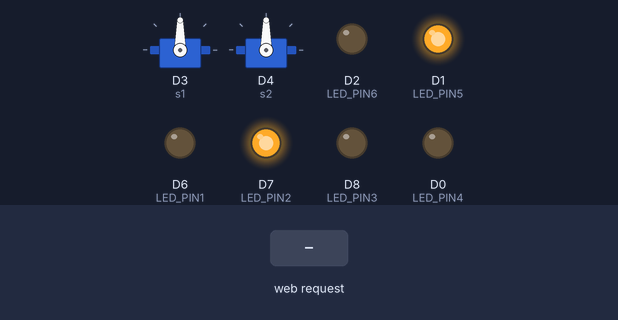
A sketch run on a simulated ESP8266 (NodeMCU). Shown: 2 × servo, output pins drawn as LEDs (lit = HIGH). Inputs (shaded band) come from the test bench. WiFi joins after 1.5 s; servers stay silent unless stated; what the sketch prints to the serial monitor is not drawn.

Above: at 3.2 s.
3.3 s: HTTP request GET /set_values?intensity1=120 received
At 4.4 s:
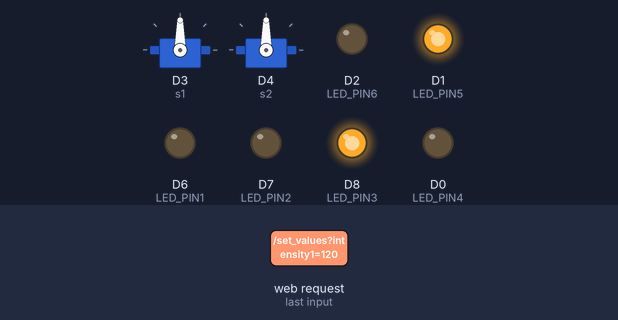
4.8 s: HTTP request GET /set_values?intensity2=120 received
At 5.6 s:
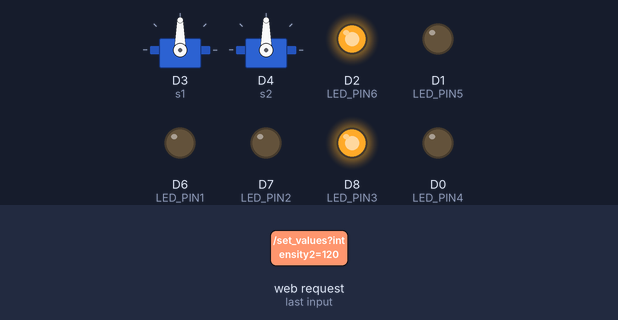
6.3 s: HTTP request GET /set_values?intensity1=1 received
At 6.6 s:
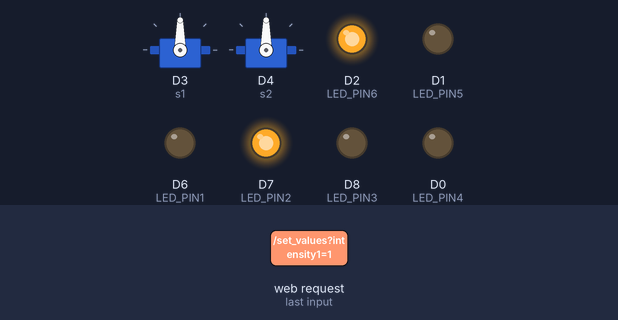
7.8 s: HTTP request GET /set_values?intensity2=1 received
At 8.9 s:
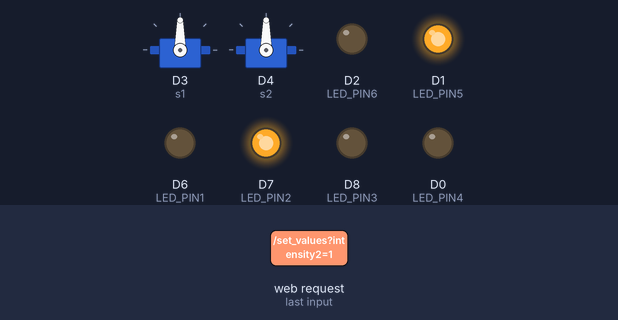
9.3 s: HTTP request GET /set_values?intensity1=120&intensity2=120&intensity3=120 received
At 10.3 s:
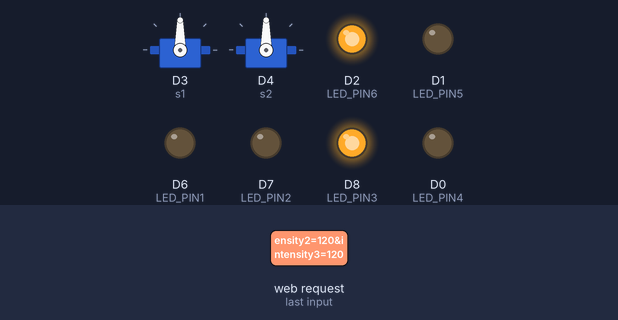
Timing chart, 0 to 11.8 s (numbered marks = the images above; inputs shaded):
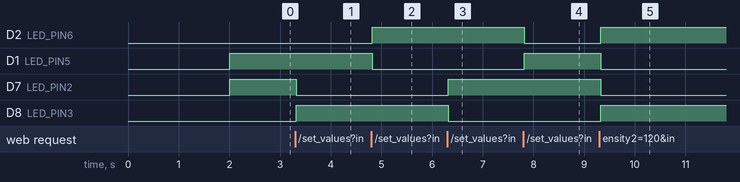

Measured:
- after the input at 3.3 s, D7 (LED_PIN2): HIGH → LOW at once; D8 (LED_PIN3): LOW → HIGH at once
- after the input at 4.8 s, D2 (LED_PIN6): LOW → HIGH at once; D1 (LED_PIN5): HIGH → LOW at once
- after the input at 6.3 s, D7 (LED_PIN2): LOW → HIGH at once; D8 (LED_PIN3): HIGH → LOW at once
- after the input at 7.8 s, D2 (LED_PIN6): HIGH → LOW at once; D1 (LED_PIN5): LOW → HIGH at once
- after the input at 9.3 s, D2 (LED_PIN6), D8 (LED_PIN3): LOW → HIGH at once; D1 (LED_PIN5), D7 (LED_PIN2): HIGH → LOW at once

The sketch:

NodeMCU_Code.ino
```cpp
#include <ESP8266WiFi.h>
#include <ESP8266WebServer.h>
#include <Servo.h> // Include the Servo library

// Define Servo objects
Servo s1;
Servo s2;

// Define LED Pins for two separate LED setups
#define LED_PIN1 D6 // Red LED (Set 1)
#define LED_PIN2 D7 // Green LED (Set 1)
#define LED_PIN3 D8 // Blue LED (Set 1)

#define LED_PIN4 D0 // Red LED (Set 2)
#define LED_PIN5 D1 // Green LED (Set 2)
#define LED_PIN6 D2 // Blue LED (Set 2)

// WiFi Credentials (Change These)
const char *ssid = "Jim"; // WiFi SSID
const char *password = "12345678"; // WiFi Password

// Create an instance of ESP8266 Web Server
ESP8266WebServer server(80);

// Variables to store received intensity values
int intensity1 = 0, intensity2 = 0, intensity3 = 0, intensity4 = 0;

// HTML Webpage stored in Flash Memory (PROGMEM)
const char HTML_PAGE[] PROGMEM = R"rawliteral(
<!DOCTYPE html>
<html>
<head>
    <meta name="viewport" content="width=device-width, initial-scale=1">
    <style>
        body { font-family: Arial, sans-serif; text-align: center; }
        .container { margin-top: 50px; }
        .button { padding: 10px 20px; font-size: 18px; cursor: pointer; margin: 10px; border: none; background-color: blue; color: white; }
        input { padding: 5px; font-size: 16px; width: 60px; }
    </style>
    <script>
        function sendValues() {
            var intensity1 = document.getElementById("intensity1").value;
            var intensity2 = document.getElementById("intensity2").value;
            var intensity3 = document.getElementById("intensity3").value;
            var intensity4 = document.getElementById("intensity4").value;

            var xhttp = new XMLHttpRequest();
            xhttp.open("GET", "/set_values?intensity1=" + intensity1 + "&intensity2=" + intensity2 + "&intensity3=" + intensity3 + "&intensity4=" + intensity4, true);
            xhttp.send();
        }
    </script>
</head>
<body>
    <div class="container">
        <h1>ESP8266 Input Control</h1>
        <p>Enter four intensity values:</p>
        <input type="number" id="intensity1" placeholder="Value 1">
        <input type="number" id="intensity2" placeholder="Value 2">
        <input type="number" id="intensity3" placeholder="Value 3">
        <input type="number" id="intensity4" placeholder="Value 4">
        <br><br>
        <button class="button" onclick="sendValues()">Send Values</button>
    </div>
</body>
</html>
)rawliteral";

void setup() {
    Serial.begin(9600);

    // Initialize LED pins as outputs and turn them off
    pinMode(LED_PIN1, OUTPUT);
    analogWrite(LED_PIN1, 0);
    pinMode(LED_PIN2, OUTPUT);
    analogWrite(LED_PIN2, 0);
    pinMode(LED_PIN3, OUTPUT);
    analogWrite(LED_PIN3, 0);

    pinMode(LED_PIN4, OUTPUT);
    analogWrite(LED_PIN4, 0);
    pinMode(LED_PIN5, OUTPUT);
    analogWrite(LED_PIN5, 0);
    pinMode(LED_PIN6, OUTPUT);
    analogWrite(LED_PIN6, 0);

    // Connect to WiFi
    WiFi.begin(ssid, password);
    Serial.print("Connecting to WiFi");
    unsigned long startTime = millis();

    while (WiFi.status() != WL_CONNECTED) {
        delay(1000);
        Serial.print(".");
        if (millis() - startTime > 15000) { // Timeout after 15 seconds
            Serial.println("\nFailed to connect to WiFi.");
            return;
        }
    }

    Serial.println("\nConnected to WiFi");
    Serial.print("ESP8266 Web Server IP Address: ");
    Serial.println(WiFi.localIP());

    // Set up server routes
    server.on("/", HTTP_GET, []() {
        server.send(200, "text/html", HTML_PAGE);
    });

    // Route to receive intensity values from the web interface
    server.on("/set_values", HTTP_GET, []() {
        if (server.hasArg("intensity1")) intensity1 = server.arg("intensity1").toInt();
        if (server.hasArg("intensity2")) intensity2 = server.arg("intensity2").toInt();
        if (server.hasArg("intensity3")) intensity3 = server.arg("intensity3").toInt();
        if (server.hasArg("intensity4")) intensity4 = server.arg("intensity4").toInt();

        Serial.println("Received Values:");
        Serial.print("Intensity 1: "); Serial.println(intensity1);
        Serial.print("Intensity 2: "); Serial.println(intensity2);
        Serial.print("Intensity 3: "); Serial.println(intensity3);
        Serial.print("Intensity 4: "); Serial.println(intensity4);

        server.send(200, "text/plain", "Values received successfully!");
    });

    server.begin();

    // Attach servos to pins
    s1.attach(0);
    s2.attach(2);
}

void loop() {
    server.handleClient();

    // Control LEDs and Servos based on intensity1
    if (intensity1 > 80) {
        digitalWrite(LED_PIN1, LOW);
        digitalWrite(LED_PIN2, LOW);
        digitalWrite(LED_PIN3, HIGH);
    } else if (intensity1 > 50) {
        digitalWrite(LED_PIN1, HIGH);
        digitalWrite(LED_PIN2, LOW);
        digitalWrite(LED_PIN3, LOW);
        s1.write(0);
        delay(150);
        s1.write(90);
        delay(150);
    } else if (intensity1 > 30) {
        digitalWrite(LED_PIN1, HIGH);
        digitalWrite(LED_PIN2, HIGH);
        digitalWrite(LED_PIN3, HIGH);
        s1.write(0);
        delay(500);
        s1.write(90);
        delay(500);
    } else {
        digitalWrite(LED_PIN1, LOW);
        digitalWrite(LED_PIN2, HIGH);
        digitalWrite(LED_PIN3, LOW);
    }

    // Control LEDs and Servos based on intensity2
    if (intensity2 > 80) {
        digitalWrite(LED_PIN4, LOW);
        digitalWrite(LED_PIN5, LOW);
        digitalWrite(LED_PIN6, HIGH);
    } else if (intensity2 > 50) {
        digitalWrite(LED_PIN4, HIGH);
        digitalWrite(LED_PIN5, LOW);
        digitalWrite(LED_PIN6, LOW);
        s2.write(0);
        delay(150);
        s2.write(90);
        delay(150);
    } else if (intensity2 > 30) {
        digitalWrite(LED_PIN4, HIGH);
        digitalWrite(LED_PIN5, HIGH);
        digitalWrite(LED_PIN6, HIGH);
        s2.write(0);
        delay(500);
        s2.write(90);
        delay(500);
    } else {
        digitalWrite(LED_PIN4, LOW);
        digitalWrite(LED_PIN5, HIGH);
        digitalWrite(LED_PIN6, LOW);
    }
}
```
